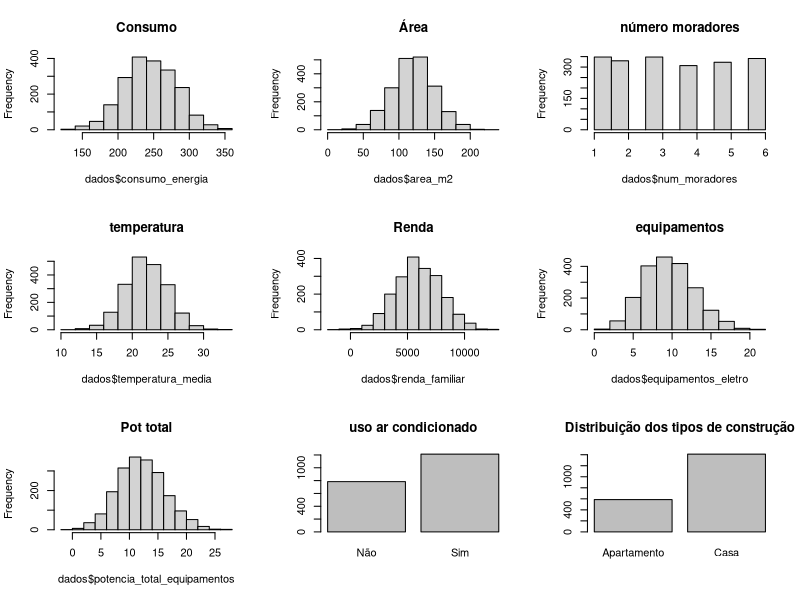
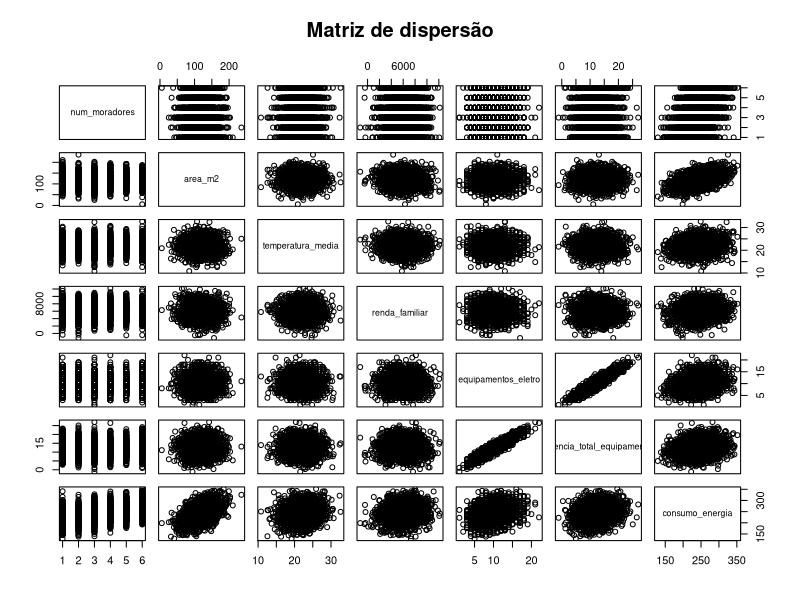
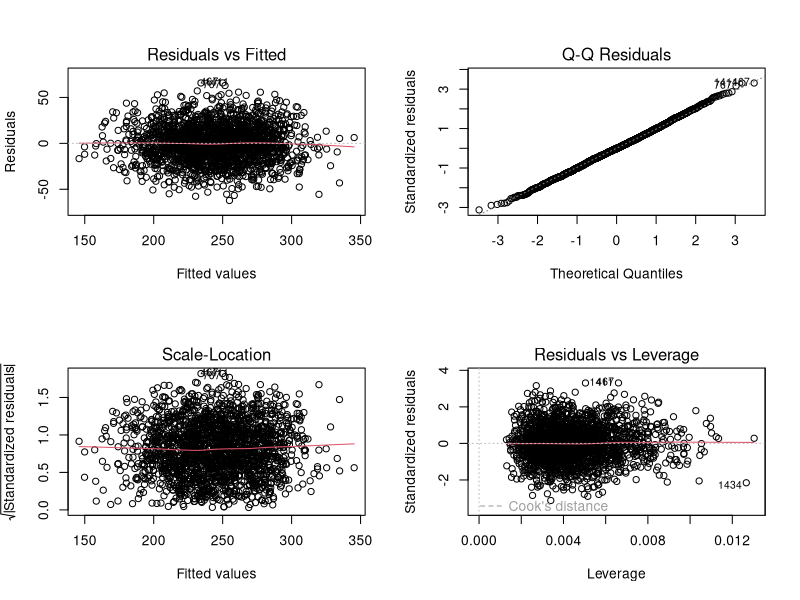

The R source for these figures, in order:
dados <- read.csv("dados_consumo_energia.csv", sep = ",", dec = ".", stringsAsFactors = TRUE)
print("summary")
print(summary(dados)) #summary
print("checando por ausências")
print(colSums(is.na(dados))) 
print("dados duplicados")
print(sum(duplicated(dados)))

#dados$num_moradores
#dados$area_m2
#dados$temperatura_media
#dados$renda_familiar
#dados$uso_ar_condicionado
#dados$tipo_construcao
#dados$isolamento_termico
#dados$equipamentos_eletro
#dados$potencia_total_equipamentos
outliers_iqr <- function(x) #detectar outliers usando método iqr
{
  q1 <- quantile(x, 0.25, na.rm = TRUE)
  q3 <- quantile(x, 0.75, na.rm = TRUE)
  iqr <- q3 - q1
  limites <- c(q1 - 1.5 * iqr, q3 + 1.5 * iqr)
  which(x < limites[1] | x > limites[2])
}

outliers_consumo <- outliers_iqr(dados$consumo_energia)
outliers_moradores <- outliers_iqr(dados$num_moradores)
outliers_area <- outliers_iqr(dados$area_m2)
outliers_temperatura <- outliers_iqr(dados$temperatura_media)
outliers_renda <- outliers_iqr(dados$renda_familiar)
outliers_eletro <- outliers_iqr(dados$equipamentos_eletro)
outliers_pot_eletro <- outliers_iqr(dados$potencia_total_equipamentos)

print("outliers consumo:")
print(cbind(indice = outliers_consumo, 
      valor = dados$consumo_energia[outliers_consumo]))
print("outliers moradores:")
print(cbind(indice = outliers_moradores, 
      valor = dados$num_moradores[outliers_moradores]))
print("outliers área:")
print(cbind(indice = outliers_area, 
      valor = dados$area_m2[outliers_area]))
print("outliers temperatura:")
print(cbind(indice = outliers_temperatura, 
      valor = dados$temperatura_media[outliers_temperatura]))
print("outliers equipamento elétrico:")
print(cbind(indice = outliers_eletro, 
      valor = dados$equipamentos_eletro[outliers_eletro]))
print("outliers potencia equipamento:")
print(cbind(indice = outliers_pot_eletro, 
      valor = dados$potencia_total_equipamentos[outliers_pot_eletro]))
print("outliers renda:")
print(cbind(indice = outliers_renda, 
      valor = dados$renda_familiar[outliers_renda]))

par(mfrow = c(3, 3))

hist(dados$consumo_energia, main = "Consumo")
hist(dados$area_m2, main = "Área")
hist(dados$num_moradores, main = "número moradores")
hist(dados$temperatura_media, main = "temperatura")
hist(dados$renda_familiar, main = "Renda")
hist(dados$equipamentos_eletro, main = "equipamentos")
hist(dados$potencia_total_equipamentos, main = "Pot total")
barplot(table(dados$uso_ar_condicionado), main = "uso ar condicionado")
barplot(table(dados$tipo_construcao),main = "Distribuição dos tipos de construção")


#boxplot(dados$consumo_energia, main = "Consumo")
#boxplot(dados$area_m2, main = "Área")
#boxplot(dados$num_moradores, main = "número moradores")
#boxplot(dados$temperatura_media, main = "Temperatura")
#boxplot(dados$renda_familiar, main = "Renda")
#boxplot(dados$equipamentos_eletro, main = "equipamentos")
#boxplot(dados$potencia_total_equipamentos, main = "pot total")

num_vars <- dados[, c("num_moradores", "area_m2", "temperatura_media",
                      "renda_familiar", "equipamentos_eletro",
                      "potencia_total_equipamentos", "consumo_energia")]
print("matriz de correlação completa:")
print(cor(num_vars, use = "complete.obs"))
pairs(num_vars, main = "Matriz de dispersão")

#calculando Variance inflation factor
vif <- function(modelo) {
  vifs <- c()
  X <- model.matrix(modelo)[, -1]  # matriz de preditores (sem intercepto)
  
  for (i in 1:ncol(X)) {
    y <- X[, i]
    X_aux <- X[, -i, drop = FALSE]
    modelo_aux <- lm(y ~ X_aux)
    R2 <- summary(modelo_aux)$r.squared
    vifs[i] <- 1 / (1 - R2)
  }
  
  names(vifs) <- colnames(X)
  return(vifs)
}
modelo_aux <- lm(consumo_energia ~ num_moradores + area_m2 + temperatura_media +
                   renda_familiar + equipamentos_eletro +
                   potencia_total_equipamentos, data = dados)

print("vif:")
print(vif(modelo_aux))


#modelo mlrs

modelo_inicial <- lm(consumo_energia ~ num_moradores + area_m2 + temperatura_media +
                       renda_familiar + uso_ar_condicionado + tipo_construcao +
                       + equipamentos_eletro + potencia_total_equipamentos, data = dados)

cat("\n", "\n", "\n")
print(summary(modelo_inicial))
par(mfrow=c(2,2))
plot(modelo_inicial)
par(mfrow=c(1,1))
